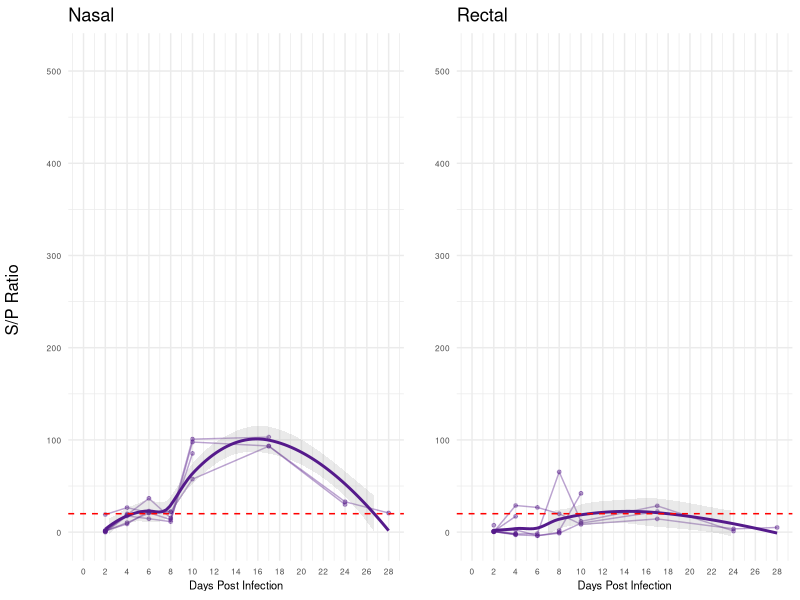
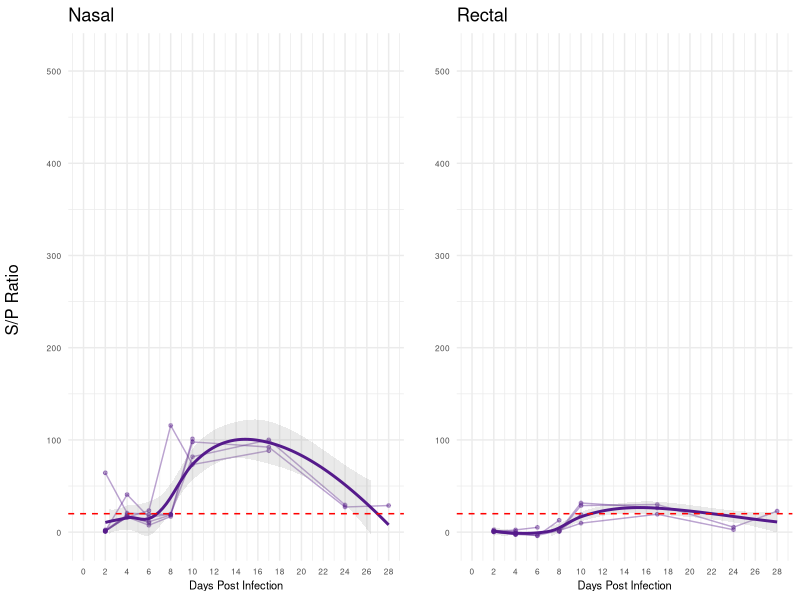
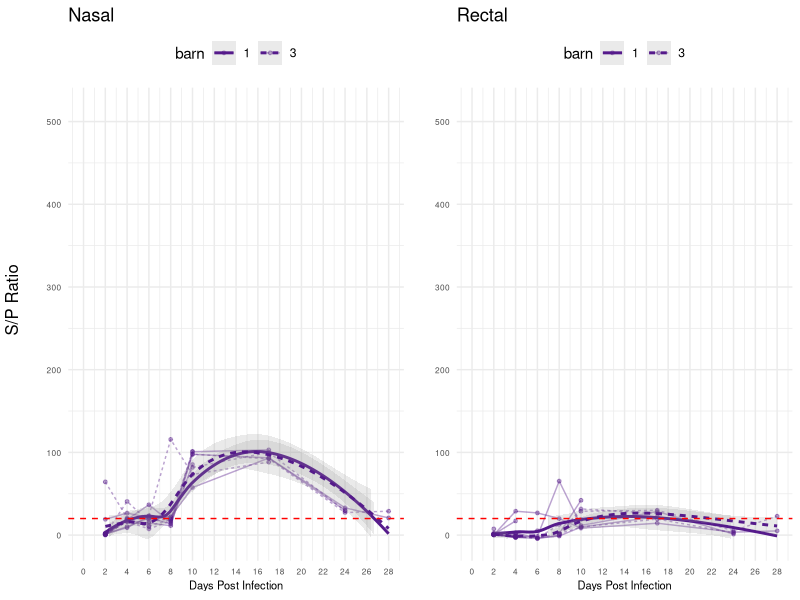
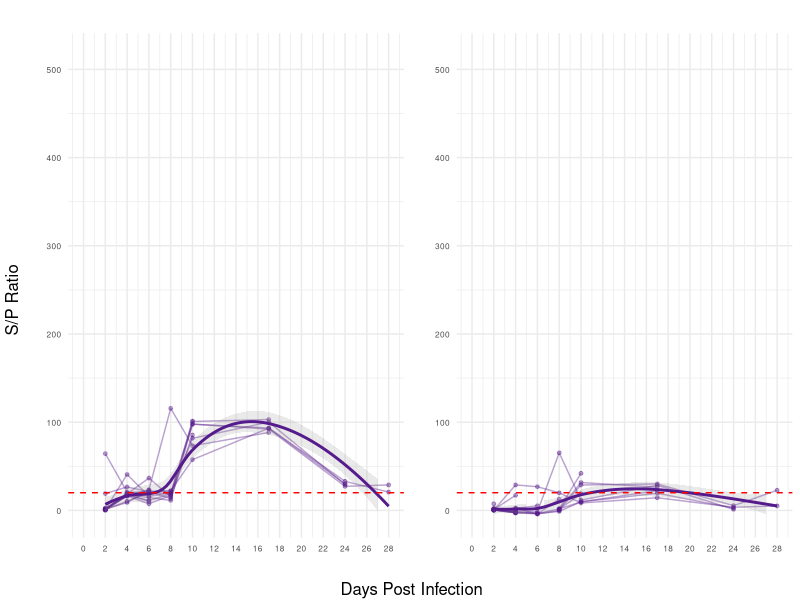

Source code (R) for these figures, in order:

#############################################################################################################
# Code written by: Catherine M. Herzog, PhD MPH
# Code last modified on: April 8, 2024
# Code purpose: analyze and visualize AgELISA antigen data for cattle sacrifice experiment

#############################################################################################################


######################
#  Load libraries ----
######################

library(ggplot2)   # for plotting figures
library(gridExtra) # for grid.arrange function in doing multiple plots for jpeg
library(tidyverse) # for piping %>%



###############################################
#  Molecular Data Import, Data Management  ----
###############################################

# Load the data by pointing to the location within the project that this data resides (do not need to setwd)
# Note: parenthesis are backward compared to Windows Explorer paths
molecdat <- read.csv("data/cattle_sac/mol/molecdat_clean_cattlesac.csv", header = TRUE, stringsAsFactors = FALSE)

# Making sure each variable (column in data frame) is of the correct data type (factor, numeric, character, etc)
molecdat_noc <- molecdat %>% select(eartag, expt, species, dpi, barn, od, sp, status, 
                                    od_f, sp_f, status_f, notes1, notes2)

molecdat_noc$eartag <- as.factor(molecdat_noc$eartag)
molecdat_noc$expt <- as.factor(molecdat_noc$expt)
molecdat_noc$species <- as.factor(molecdat_noc$species)
molecdat_noc$barn <- as.factor(molecdat_noc$barn)
molecdat_noc$status <- as.factor(molecdat_noc$status)
molecdat_noc$status_f <- as.factor(molecdat_noc$status_f)

# Setting the line and symbol colors for each barn and status
barncol <- c("1" = "purple4", "3" = "purple4")
color2 <- c("purple4")


# Split data into each barn, and have combined barns
barn1_ag <- subset(molecdat_noc, barn == 1) 
barn3_ag <- subset(molecdat_noc, barn == 3)
barns13_ag <- subset(molecdat_noc, barn == 1 | barn == 3)


#####################
#  Barn 1 ----
#####################
# Barn 1: 8 Experimental Cattle
# Smooth: LOESS 

ag_n_barn1 <- ggplot(barn1_ag, aes(dpi, sp, color = "purple4")) +
              geom_line(aes(group = eartag), alpha = 0.4) +
              geom_point(size = 1, alpha = 0.4) +
              stat_smooth(method = "loess", formula = y ~ x, size =1, alpha = 0.2) +
              scale_x_continuous(limits = c(0,28), breaks = seq(0,28,2)) +
              scale_y_continuous(limits = c(-5, 515)) +
              labs(title = "Nasal", x = "Days Post Infection", y = "") +
              scale_color_manual(name = "Barn 1: Nasal Status", 
                                 #labels = c("Cattle", "Cattle"),
                                 values = "purple4") +
              geom_hline(yintercept = 20, linetype ="dashed", color = "red") +
              theme_minimal() + 
              theme(legend.position = "none", axis.title.y = element_text(size = 8), 
                    axis.title.x = element_text(size = 8), axis.text=element_text(size=6))

ag_r_barn1 <- ggplot(barn1_ag, aes(dpi, sp_f, color = "purple4")) +
              geom_line(aes(group = eartag), alpha = 0.4) +
              geom_point(size = 1, alpha = 0.4) +
              stat_smooth(method = "loess", formula = y ~ x, size =1, alpha = 0.2) +
              scale_x_continuous(limits = c(0,28), breaks = seq(0,28,2)) +
              scale_y_continuous(limits = c(-5, 515)) +
              labs(title = "Rectal", x = "Days Post Infection", y = "") +
              scale_color_manual(name = "Barn 1: Rectal Status", 
                                 #labels = c("Cattle", "Cattle"),
                                 values = "purple4") +
              geom_hline(yintercept = 20, linetype ="dashed", color = "red") +
              theme_minimal() + 
              theme(legend.position = "none", axis.title.y = element_text(size = 8), 
                    axis.title.x = element_text(size = 8), axis.text=element_text(size=6))


#####################
#  Barn 3 ----
#####################
# Barn 3: 8 Experimental Cattle
# Smooth: LOESS 

ag_n_barn3 <- ggplot(barn3_ag, aes(dpi, sp, color = "purple4")) +
              geom_line(aes(group = eartag), alpha = 0.4) +
              geom_point(size = 1, alpha = 0.4) +
              stat_smooth(method = "loess", formula = y ~ x, size =1, alpha = 0.2) +
              scale_x_continuous(limits = c(0,28), breaks = seq(0,28,2)) +
              scale_y_continuous(limits = c(-5, 515)) +
              labs(title = "Nasal", x = "Days Post Infection", y = "") +
              scale_color_manual(name = "Barn 3: Nasal Status", 
                                 #labels = c("Cattle", "Cattle"),
                                 values = "purple4") + 
              geom_hline(yintercept = 20, linetype ="dashed", color = "red") +
              theme_minimal() + 
              theme(legend.position = "none", axis.title.y = element_text(size = 8), 
                    axis.title.x = element_text(size = 8), axis.text=element_text(size=6))

ag_r_barn3 <- ggplot(barn3_ag, aes(dpi, sp_f, color = "purple4")) +
              geom_line(aes(group = eartag), alpha = 0.4) +
              geom_point(size = 1, alpha = 0.4) +
              stat_smooth(method = "loess", formula = y ~ x, size =1, alpha = 0.2) +
              scale_x_continuous(limits = c(0,28), breaks = seq(0,28,2)) +
              scale_y_continuous(limits = c(-5, 515)) +
              labs(title = "Rectal", x = "Days Post Infection", y = "") +
              scale_color_manual(name = "Barn 3: Rectal Status", 
                                 #labels = c("Cattle", "Cattle"),
                                 values = "purple4") +
              geom_hline(yintercept = 20, linetype ="dashed", color = "red") +
              theme_minimal() +
              theme(legend.position = "none", axis.title.y = element_text(size = 8),
                    axis.title.x = element_text(size = 8), axis.text=element_text(size=6))




######################
#  Combined Barns ----
######################
# All experimental barns together, total 16 experimental Cattle
# Smooth: LOESS 

ag_n_barns13 <- ggplot(barns13_ag, aes(dpi, sp, color = barn, linetype = barn)) +
                geom_line(aes(group = eartag, linetype = barn), alpha = 0.4) +
                geom_point(size = 1, alpha = 0.4) +
                stat_smooth(aes(group=barn), method = "loess", formula = y ~ x, size =1, alpha = 0.2) +
                scale_x_continuous(limits = c(0,28), breaks = seq(0,28,2)) +
                scale_y_continuous(limits = c(-5, 515)) +
                labs(title = "Nasal", x = "Days Post Infection", y = "") +
                scale_color_manual(#name = "Nasal Status", 
                                   #labels = c("Cattle", "Cattle"),
                                   values = barncol) +  
                geom_hline(yintercept = 20, linetype ="dashed", color = "red") +
                theme_minimal() +
                theme(legend.position = "top", axis.title.y = element_text(size = 8), 
                      axis.title.x = element_text(size = 8), axis.text=element_text(size=6))

ag_r_barns13 <- ggplot(barns13_ag, aes(dpi, sp_f, color = barn, linetype = barn)) +
                geom_line(aes(group = eartag, linetype = barn), alpha = 0.4) +
                geom_point(size = 1, alpha = 0.4) +
                stat_smooth(aes(group=barn), method = "loess", formula = y ~ x, size =1, alpha = 0.2) +
                scale_x_continuous(limits = c(0,28), breaks = seq(0,28,2)) +
                scale_y_continuous(limits = c(-5, 515)) +
                labs(title = "Rectal", x = "Days Post Infection", y = "") +
                scale_color_manual(#name = "Rectal Status", 
                                   #labels = c("Cattle", "Cattle"),
                                   values = barncol) +  
                geom_hline(yintercept = 20, linetype ="dashed", color = "red") +
                theme_minimal() +
                theme(legend.position = "top", axis.title.y = element_text(size = 8), 
                      axis.title.x = element_text(size = 8), axis.text=element_text(size=6))

ag_n_barns13c <- ggplot(barns13_ag, aes(dpi, sp, color = species)) +
                 geom_line(aes(group = eartag), alpha = 0.4) +
                 geom_point(size = 1, alpha = 0.4) +
                 stat_smooth(method = "loess", formula = y ~ x, size =1, alpha = 0.2) +
                 scale_x_continuous(limits = c(0,28), breaks = seq(0,28,2)) +
                 scale_y_continuous(limits = c(-5, 515)) +
                #labs(title = "Nasal", x = "Days Post Infection", y = "") +
                 labs(title = "", x = "", y = "") +
                 scale_color_manual(#name = "Nasal Status", 
                   #labels = c("Cattle"),
                   values = color2) +  
                 geom_hline(yintercept = 20, linetype ="dashed", color = "red") +
                 theme_minimal() +
                 theme(legend.position = "none", axis.title.y = element_text(size = 8), 
                       axis.title.x = element_text(size = 8), axis.text=element_text(size=6))

ag_r_barns13c <- ggplot(barns13_ag, aes(dpi, sp_f, color = species)) +
                 geom_line(aes(group = eartag), alpha = 0.4) +
                 geom_point(size = 1, alpha = 0.4) +
                 stat_smooth(method = "loess", formula = y ~ x, size =1, alpha = 0.2) +
                 scale_x_continuous(limits = c(0,28), breaks = seq(0,28,2)) +
                 scale_y_continuous(limits = c(-5, 515)) +
                 #labs(title = "Rectal", x = "Days Post Infection", y = "") +
                 labs(title = "", x = "", y = "") +
                 scale_color_manual(#name = "Rectal Status", 
                   #labels = c("Cattle"),
                   values = color2) +  
                 geom_hline(yintercept = 20, linetype ="dashed", color = "red") +
                 theme_minimal() +
                 theme(legend.position = "none", axis.title.y = element_text(size = 8), 
                       axis.title.x = element_text(size = 8), axis.text=element_text(size=6))


########################################
#  Saving figures to file (as jpeg) ----
########################################

jpeg("output/cattle_sac/pprv_cattlesac_agelisa_barn1_todpi28.jpeg", width = 6, height = 3, units = "in", quality = 100, res = 600)
grid.arrange(ag_n_barn1, ag_r_barn1, ncol=2, left = "S/P Ratio")
invisible(dev.off())

jpeg("output/cattle_sac/pprv_cattlesac_agelisa_barn3_todpi28.jpeg", width = 6, height = 3, units = "in", quality = 100, res = 600)
grid.arrange(ag_n_barn3, ag_r_barn3, ncol=2, left = "S/P Ratio")
invisible(dev.off())

jpeg("output/cattle_sac/pprv_cattlesac_agelisa_barns13_todpi28.jpeg", width = 6, height = 3, units = "in", quality = 100, res = 600)
grid.arrange(ag_n_barns13, ag_r_barns13, ncol=2, left = "S/P Ratio")
invisible(dev.off())

jpeg("output/cattle_sac/pprv_cattlesac_agelisa_barns13c_todpi28.jpeg", width = 6, height = 3, units = "in", quality = 100, res = 600)
grid.arrange(ag_n_barns13c, ag_r_barns13c, ncol=2, left = "S/P Ratio", bottom = "Days Post Infection")
invisible(dev.off())
